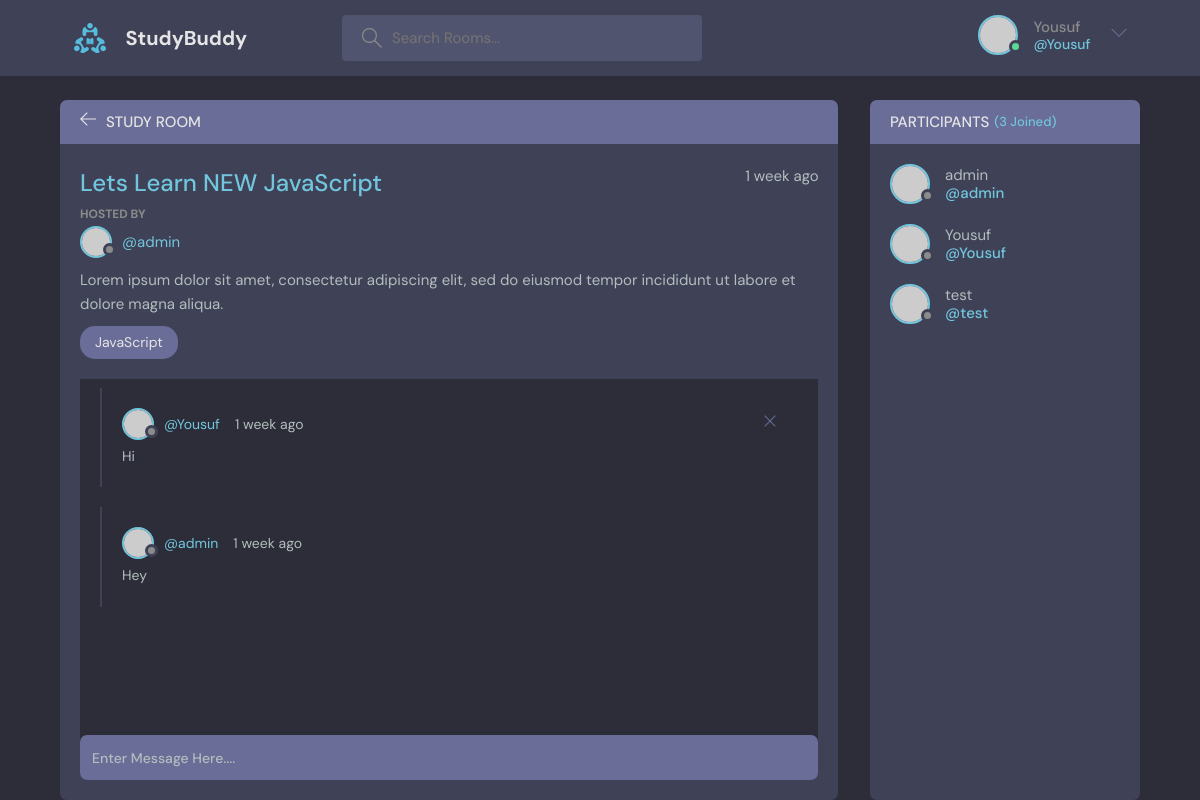
/room/1 (signed in), run on the app's committed database.
### base/models.py (models this page shows, shortened)
class Room(models.Model):
    host = models.ForeignKey(User, on_delete=models.SET_NULL, null=True)
    topic = models.ForeignKey(Topic, on_delete=models.SET_NULL, null=True)
    name = models.CharField(max_length=200)
    description = models.TextField(null=True, blank=True)
    participants = models.ManyToManyField(User, related_name='participants', blank=True)
    updated = models.DateTimeField(auto_now=True)
    created = models.DateTimeField(auto_now_add=True)
    class Meta:
        ordering = ['-updated', '-created']

class Topic(models.Model):
    name = models.CharField(max_length=200)
    def __str__(self):
        return self.name

class Message(models.Model):
    user = models.ForeignKey(User, on_delete=models.CASCADE)
    room = models.ForeignKey(Room, on_delete=models.CASCADE)
    body = models.TextField()
    updated = models.DateTimeField(auto_now=True)
    created = models.DateTimeField(auto_now_add=True)

### base/views.py (the view, shortened to what this page needs)
# urls.py: path('room/<str:pk>', views.room, name="room"),
def room(request, pk):
    room = Room.objects.get(id=pk)
    roomMessages = room.message_set.all().order_by('-created')
    participants = room.participants.all()
    context = {'room': room, 'roomMessages': roomMessages, 'participants': participants}
    return render(request, 'base/room.html', context)

### base/templates/base/room.html (shortened to what this page needs)
{% extends 'main.html' %}
{% block content %}
    <main class="profile-page layout layout--2">
      <div class="container">
        <div class="room">
          <div class="room__top">
            <div class="room__topLeft">
              <a href="{{ request.META.HTTP_REFERER }}">
                <svg version="1.1" xmlns="http://www.w3.org/2000/svg" width="32" height="32" viewBox="0 0 32 32">
                  <title>arrow-left</title>
                  <path
                    d="M13.723 2.286l-13.723 13.714 13.719 13.714 1.616-1.611-10.96-10.96h27.625v-2.286h-27.625l10.965-10.965-1.616-1.607z"
                  ></path>
                </svg>
              </a>
              <h3>Study Room</h3>
            </div>
          </div>
          <div class="room__box scroll">
            <div class="room__header scroll">
              <div class="room__info">
                <h3>{{room.name}}</h3>
                <span>{{room.created|timesince}} ago</span>
              </div>
              <div class="room__hosted">
                <p>Hosted By</p>
                <a href="{% url 'user-profile' room.host.id %}" class="room__author">
                  <div class="avatar avatar--small">
                    <img src="https://randomuser.me/api/portraits/men/37.jpg" />
                  </div>
                  <span>@{{room.host.username}}</span>
                </a>
              </div>
              <div class="room__details">
                {{room.description}}
              </div>
              <span class="room__topics">{{room.topic}}</span>
            </div>
            <div class="room__conversation">
              <div class="threads scroll">
                {% for message in roomMessages %}
                <div class="thread">
                  <div class="thread__top">
                    <div class="thread__author">
                      <a href="{% url 'user-profile' message.user.id %}" class="thread__authorInfo">
                        <div class="avatar avatar--small">
                          <img src="https://randomuser.me/api/portraits/men/37.jpg" />
                        </div>
                        <span>@{{message.user.username}}</span>
                      </a>
                      <span class="thread__date">{{message.created|timesince}} ago</span>
                    </div>
                    {% if request.user == message.user %}
                    <div class="thread__delete">
                      <a href="{% url 'delete-message' message.id %}">
                        <svg version="1.1" xmlns="http://www.w3.org/2000/svg" width="32" height="32" viewBox="0 0 32 32">
                          <title>remove</title>
                          <path
                            d="M27.314 6.019l-1.333-1.333-9.98 9.981-9.981-9.981-1.333 1.333 9.981 9.981-9.981 9.98 1.333 1.333 9.981-9.98 9.98 9.98 1.333-1.333-9.98-9.98 9.98-9.981z"
                          ></path>
                        </svg>
                      </a>
                    </div>
                    {% endif %}
                  </div>
                  <div class="thread__details">
                    {{message.body}}
                  </div>
                </div>
                {% endfor %}
              </div>
            </div>
          </div>
          <div class="room__message">
            <form action="" method="POST">
              <input type="text" name="body" placeholder="Enter Message Here....">
          </form>
          </div>
        </div>
        <div class="participants">
          <h3 class="participants__top">Participants <span>({{participants.count}} Joined)</span></h3>
          <div class="participants__list scroll">
            {% for participant in participants %}
            <a href="{% url 'user-profile' participant.id %}" class="participant">
              <div class="avatar avatar--medium">
                <img src="https://randomuser.me/api/portraits/men/37.jpg" />
              </div>
              <p>
                {{participant.username}}
                <span>@{{participant.username}}</span>
              </p>
            </a>
            {% endfor %}
          </div>
        </div>
      </div>
    </main>
{% endblock content %}

### templates/navbar.html (shortened to what this page needs)
{% load static %}
<link rel="stylesheet" href="{% static 'css/main.css' %}" />
<header class="header header--loggedIn">
    <div class="container">
      <a href="/" class="header__logo">
        <img src="{% static 'images/logo.svg' %}" />
        <h1>StudyBuddy</h1>
      </a>
      <form class="header__search">
        <label>
          <input type="text" name="q" placeholder="Search Rooms...">
        </label>
      </form>
      <nav class="header__menu">
        {% if user.is_authenticated %}
        <div class="header__user">
            <a href="{% url 'user-profile' request.user.id %}">
              <div class="avatar avatar--medium active">
                <img src="https://randomuser.me/api/portraits/men/37.jpg" />
              </div>
              <p>{{request.user.username}} <span>@{{request.user.username}}</span></p>
            </a>
            <button class="dropdown-button">
              <svg version="1.1" xmlns="http://www.w3.org/2000/svg" width="32" height="32" viewBox="0 0 32 32">
                <title>chevron-down</title>
                <path d="M16 21l-13-13h-3l16 16 16-16h-3l-13 13z"></path>
              </svg>
            </button>
          </div>
        {% else %}
        <a href="{% url 'login' %}">
            <img src="{% static '/images/avatar.svg' %}" />
            <p>Login</p>
          </a>
        {% endif %}
      </nav>
    </div>
</header>

### data on the page
Room: name "Lets Learn NEW JavaScript", created "1 week", host.username "admin", description "Lorem ipsum dolor sit amet, consectetur adipiscing elit, sed do eiusmod tempor incididunt ut labore et dolore magna aliqua.", topic "JavaScript"
Message: user.username "Yousuf", created "1 week", body "Hi"
Message: user.username "admin", created "1 week", body "Hey"

### other printed values
{{ request.user.username }} "Yousuf"
{{ participants.count }} "3"
{{ participant.username }} "admin"
{{ participant.username }} "Yousuf"
{{ participant.username }} "test"
